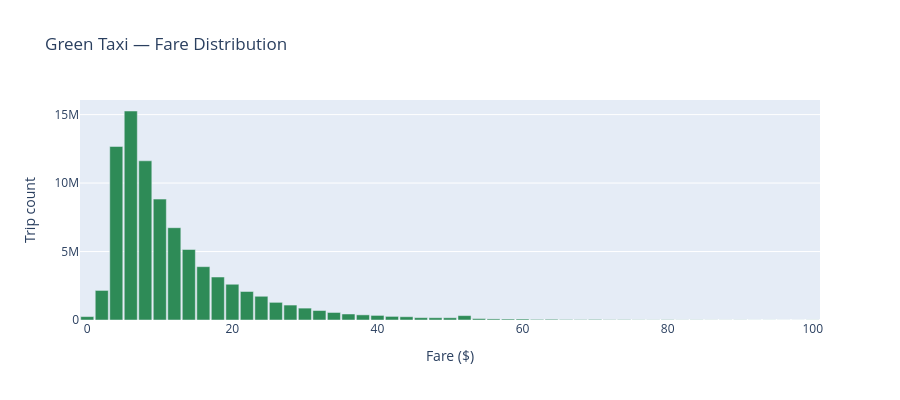

Notebook code for this chart:
### Code cell
plot_histogram(con, """
    SELECT floor(fare_amount / 2) * 2 AS bin_start, count(*) AS count
    FROM green_trips
    WHERE fare_amount BETWEEN 0 AND 100
    GROUP BY bin_start ORDER BY bin_start
""", "Fare ($)", "Green Taxi — Fare Distribution", color="seagreen")

### Figure 1 — Plotly figure (JSON) as saved in the notebook; plotly's stock layout.template omitted (floating-point values rounded to 4 significant figures)
{"data": [{"marker": {"color": "seagreen"}, "type": "bar", "width": 1.8, "x": [0.0, 2.0, 4.0, 6.0, 8.0, 10.0, 12.0, 14.0, 16.0, 18.0, 20.0, 22.0, 24.0, 26.0, 28.0, 30.0, 32.0, 34.0, 36.0, 38.0, 40.0, 42.0, 44.0, 46.0, 48.0, 50.0, 52.0, 54.0, 56.0, 58.0, 60.0, 62.0, 64.0, 66.0, 68.0, 70.0, 72.0, 74.0, 76.0, 78.0, 80.0, 82.0, 84.0, 86.0, 88.0, 90.0, 92.0, 94.0, 96.0, 98.0, 100.0], "y": [248934, 2159822, 12672299, 15263426, 11626032, 8829518, 6740807, 5149655, 3895084, 3138787, 2611213, 2082330, 1732175, 1288866, 1091337, 868588, 691971, 549670, 438850, 375538, 335576, 263076, 238955, 170141, 166097, 164570, 319868, 103651, 79839, 71005, 72572, 45597, 54265, 36471, 28460, 43205, 22130, 25534, 15650, 13073, 21702, 10233, 13103, 8082, 7036, 10079, 4749, 5855, 3187, 3139, 7686]}], "layout": {"height": 400, "title": {"text": "Green Taxi — Fare Distribution"}, "xaxis": {"title": {"text": "Fare ($)"}}, "yaxis": {"title": {"text": "Trip count"}}}}
